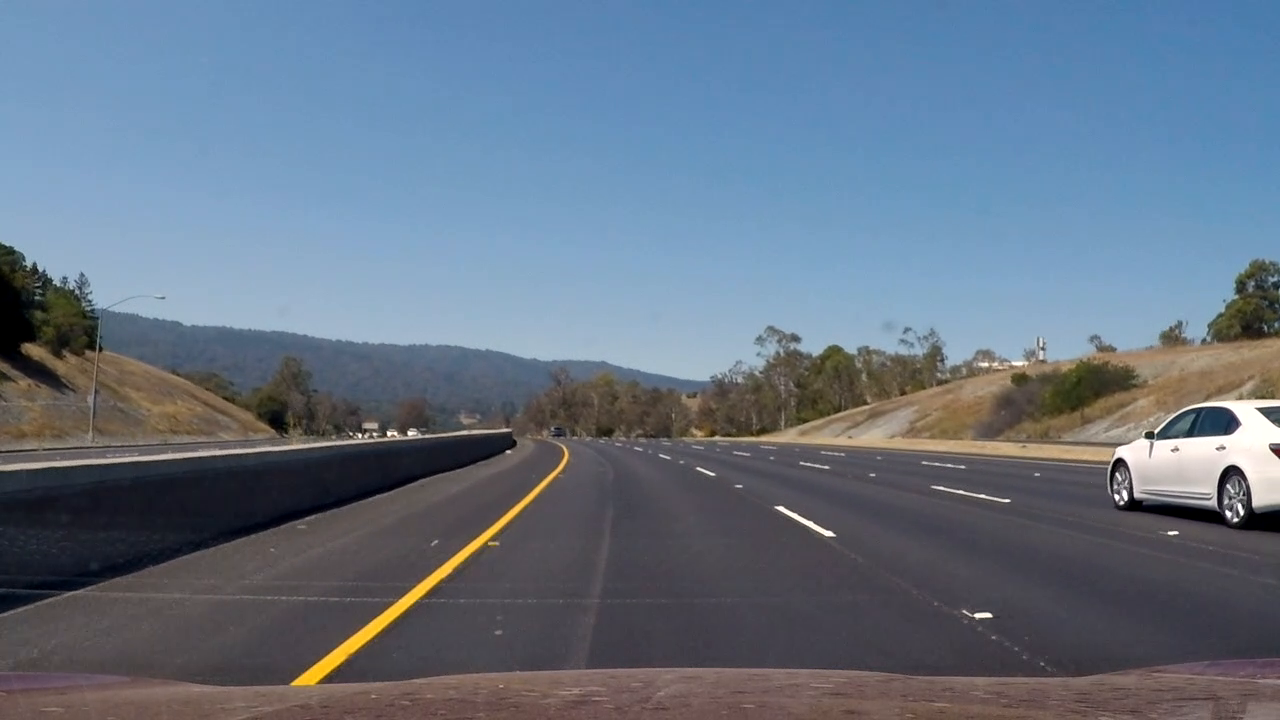
#> input picture frame 18 of input_videos/vid_trimmed.mp4, 1280 x 720 px, given in place of test2.mp4, which was not available
$ python lanes.py
#> lines starting #> are read from the running program, lines starting #| are printed output that depends on the picture; after the words box and inside, x2 and y2 are one past the last pixel; in counts of white or black regions, pixels touching at a corner belong together; pictures that were not available may be replaced by others from this repository, and a replacement may not be noted
#> further down, frame is the input picture: shape (720, 1280, 3); mean B, G, R 132.5, 115.6, 101.3
import cv2
import numpy as np
import matplotlib.pyplot as plt

def make_points(image, line):
    slope, intercept = line
    y1 = int(image.shape[0])# bottom of the image
    y2 = int(y1*3/5)         # slightly lower than the middle
    x1 = int((y1 - intercept)/slope)
    x2 = int((y2 - intercept)/slope)
    return [[x1, y1, x2, y2]]

def average_slope_intercept(image, lines):
    left_fit    = []
    right_fit   = []
    if lines is None:
        return None
    for line in lines:
        for x1, y1, x2, y2 in line:
            fit = np.polyfit((x1,x2), (y1,y2), 1)
            slope = fit[0]
            intercept = fit[1]
            if slope < 0: # y is reversed in image
                left_fit.append((slope, intercept))
            else:
                right_fit.append((slope, intercept))
    # add more weight to longer lines
    if len(left_fit) and len(right_fit):
        left_fit_average  = np.average(left_fit, axis=0)
        right_fit_average = np.average(right_fit, axis=0)
        left_line  = make_points(image, left_fit_average)
        right_line = make_points(image, right_fit_average)
        averaged_lines = [left_line, right_line]
        return averaged_lines

def canny(image):
    gray = cv2.cvtColor(image, cv2.COLOR_RGB2GRAY) # converting color image to grayscale
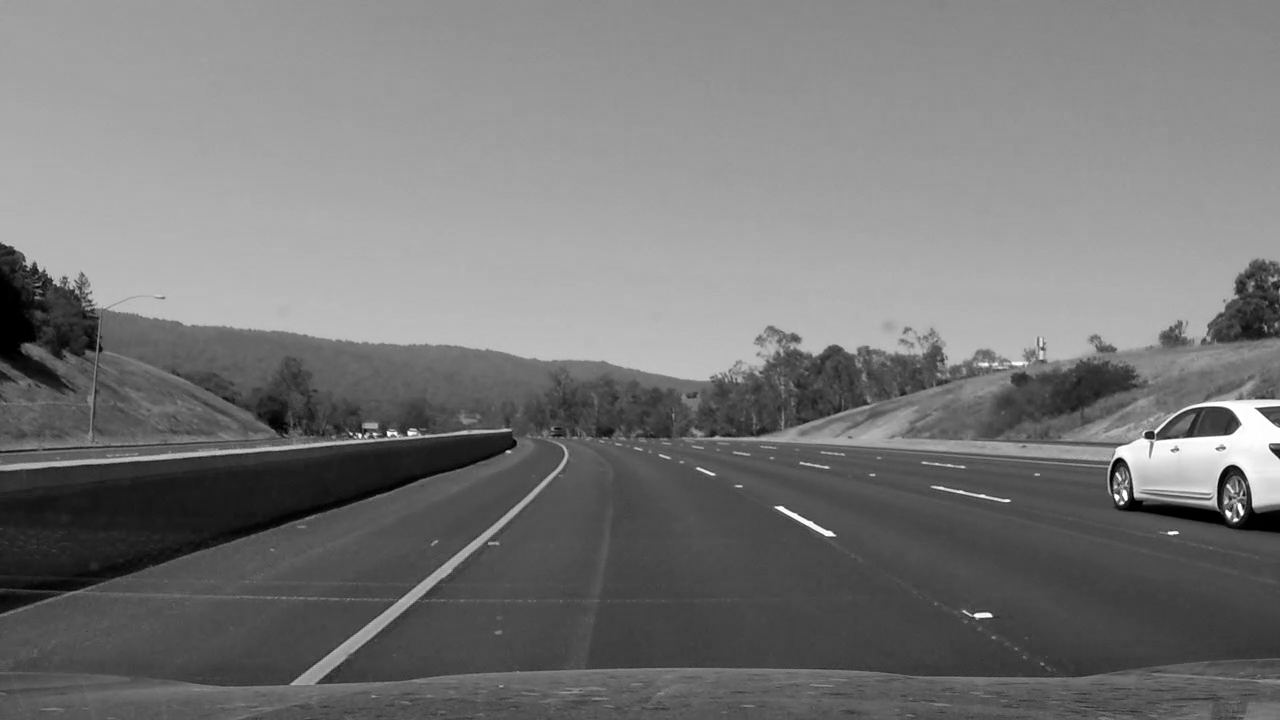
#> gray: shape (720, 1280); min 0, max 255, mean 119
    blur = cv2.GaussianBlur(gray, (5,5), 0) # Reducing noise and smoothen the image
    canny = cv2.Canny(blur, 50, 150) # to determine simple edge detection in our image
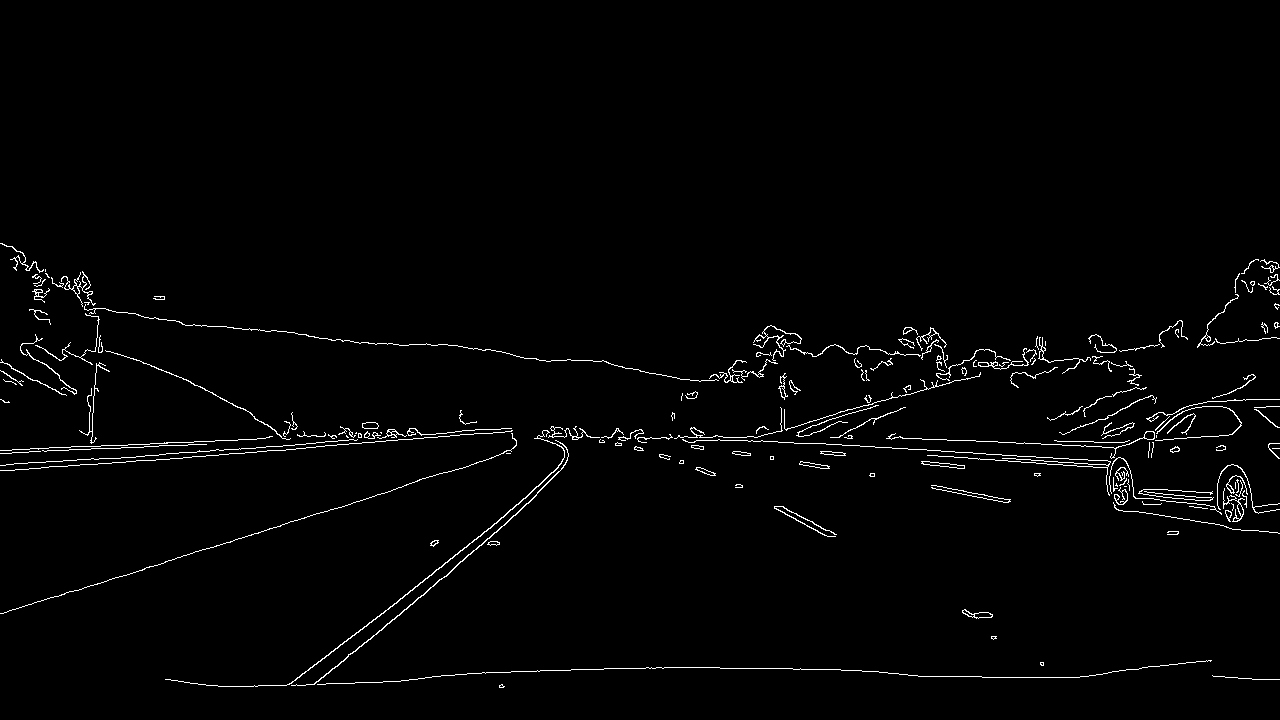
#> canny: shape (720, 1280); 1.7% white in thin lines or dots, all inside (x1, y1, x2, y2) = (0, 243, 1280, 688)
    return canny

# Hough transform: To identify the straight lines in the image hence line detection
# We need to identify the lines which best describes our marked regions
# In display_lines function, we are actually displaying these lines into our real image
def display_lines(image, lines):
    line_image = np.zeros_like(image)
    if lines is not None:
        for line in lines:
            for x1, y1, x2, y2 in line:
                cv2.line(line_image, (x1,y1), (x2, y2), (255, 0, 0), 10)
    return line_image

def region_of_interest(image): # idea behind this function is to show the specific parts of the image
    height = image.shape[0]
#> height = 720
    polygons = np.array([[(200, height), (1100, height), (550, 250)]], np.int32) # region on interest is enclosed in the form of triangle
#> polygons = [[200, 720], [1100, 720], [550, 250]]
    mask = np.zeros_like(image)
    cv2.fillPoly(mask, polygons, 255) # filling the mask with full brightness
#> mask: shape (720, 1280); 23% white; 1 white region, box (x1, y1, x2, y2) and area: (200, 250, 1100, 720) 211775
    masked_image = cv2.bitwise_and(image, mask) # using bitwise_and we are doing edge detection of our region of interest
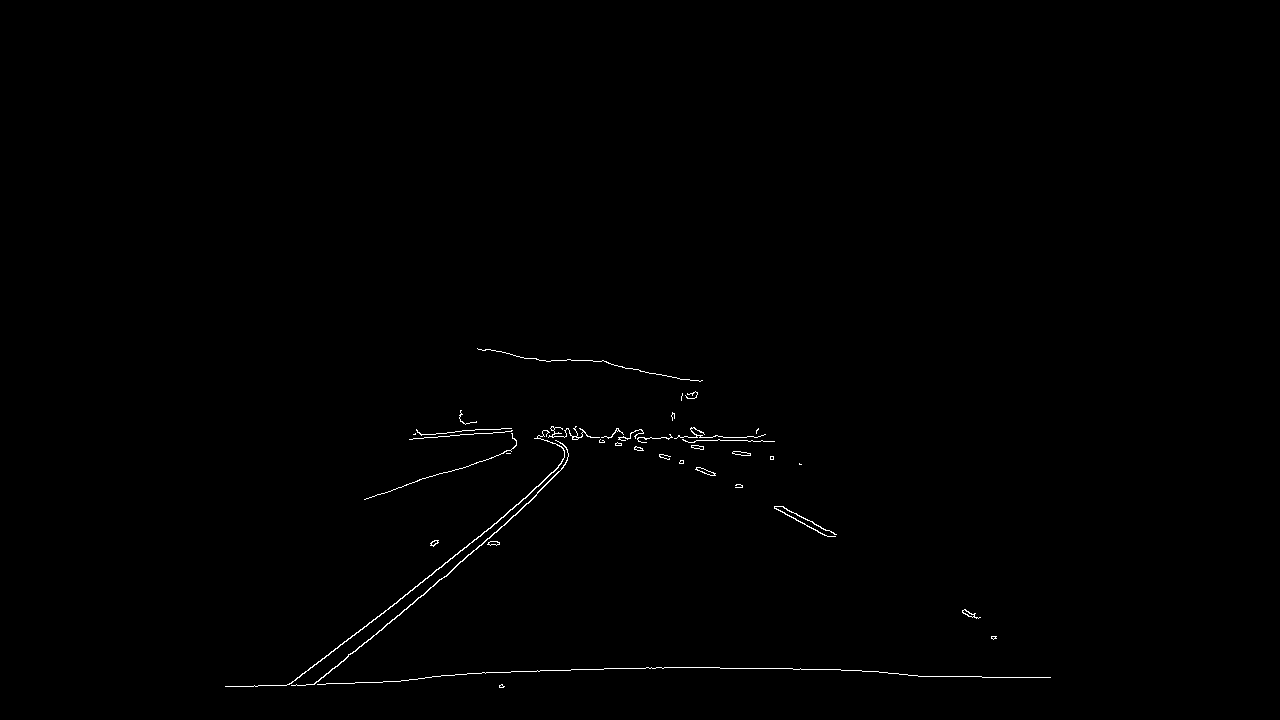
#> masked_image: shape (720, 1280); 0.4% white in thin lines or dots, all inside (x1, y1, x2, y2) = (225, 348, 1051, 688)
    return masked_image


# [12 lines of commented-out code are left out]
cap = cv2.VideoCapture("test2.mp4")
while(cap.isOpened()):
    ret, frame = cap.read()
    if ret == True:
        canny_image = canny(frame)
        cropped_canny = region_of_interest(canny_image)
        lines = cv2.HoughLinesP(cropped_canny, 2, np.pi/180, 100, np.array([]), minLineLength=40,maxLineGap=5)
#> lines = 17 rows, first 6: [318, 681, 505, 524], [400, 598, 504, 516], [306, 684, 400, 681], [604, 668, 655, 668], [661, 437, 712, 437], [286, 685, 412, 590]
        averaged_lines = average_slope_intercept(frame, lines)
#> the loop in average_slope_intercept, `for line in lines:` made 17 passes
#> line on passes 1 to 12: [[318, 681, 505, 524]], [[400, 598, 504, 516]], [[306, 684, 400, 681]], [[604, 668, 655, 668]], [[661, 437, 712, 437]], [[286, 685, 412, 590]], [[470, 673, 526, 671]], [[956, 676, 1012, 677]], [[537, 436, 611, 437]], [[646, 667, 719, 667]], [[731, 440, 774, 441]], [[835, 669, 878, 671]]
#> after the loop in average_slope_intercept, `for line in lines:`: left_fit = [(-0.84, 948), (-0.788, 913.4), (-0.0319, 693.8), (-9.8e-17, 437), (-0.754, 900.6), (-0.0357, 689.8), (-8.47e-17, 667), (-0.872, 962.5), (-0.0667, 465.5), (-0.315, 612.1), (-0.895, 966.3)]; right_fit = [(2.28e-15, 668), (0.0179, 658.9), (0.0135, 428.7), (0.0233, 423), (0.0465, 630.2), (0.56, 73.56)]
#> in average_slope_intercept, `left_fit_average  = np.average(left_fit, axis=0)`: left_fit_average = [-0.418, 750.5]
#> in average_slope_intercept, `right_fit_average = np.average(right_fit, axis=0)`: right_fit_average = [0.11, 480.4]
#> in make_points, `slope, intercept = line`: slope = -0.418; intercept = 750.5
#> in make_points, `x1 = int((y1 - intercept)/slope)`: x1 = 73
#> in make_points, `x2 = int((y2 - intercept)/slope)`: x2 = 762
#> in average_slope_intercept, `left_line  = make_points(image, left_fit_average)`: left_line = [[73, 720, 762, 432]]
#> in average_slope_intercept, `right_line = make_points(image, right_fit_average)`: right_line = [[2174, 720, -439, 432]]
#> in average_slope_intercept, `averaged_lines = [left_line, right_line]`: averaged_lines = [[[73, 720, 762, 432]], [[2174, 720, -439, 432]]]
#> averaged_lines = [[[73, 720, 762, 432]], [[2174, 720, -439, 432]]]
        line_image = display_lines(frame, averaged_lines)
#> the loop in display_lines, `for line in lines:` made 2 passes
        combo_image = cv2.addWeighted(frame, 0.8, line_image, 1, 1)
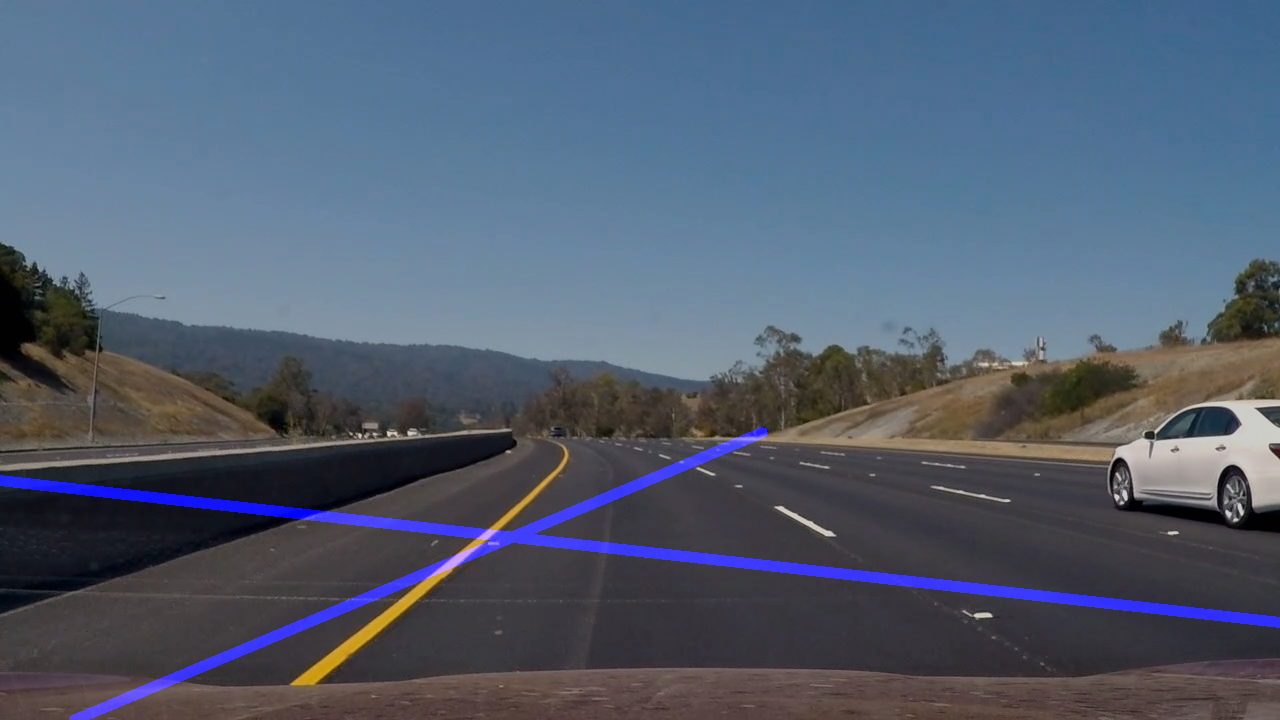
#> combo_image: shape (720, 1280, 3); mean B, G, R 111.7, 93.5, 82
        cv2.imshow("result", combo_image)
        if cv2.waitKey(1) & 0xFF == ord('q'):
#> (key q is pressed here)
            break
    else:
        break
cap.release()
cv2.destroyAllWindows()

$ run again, starting later in the video
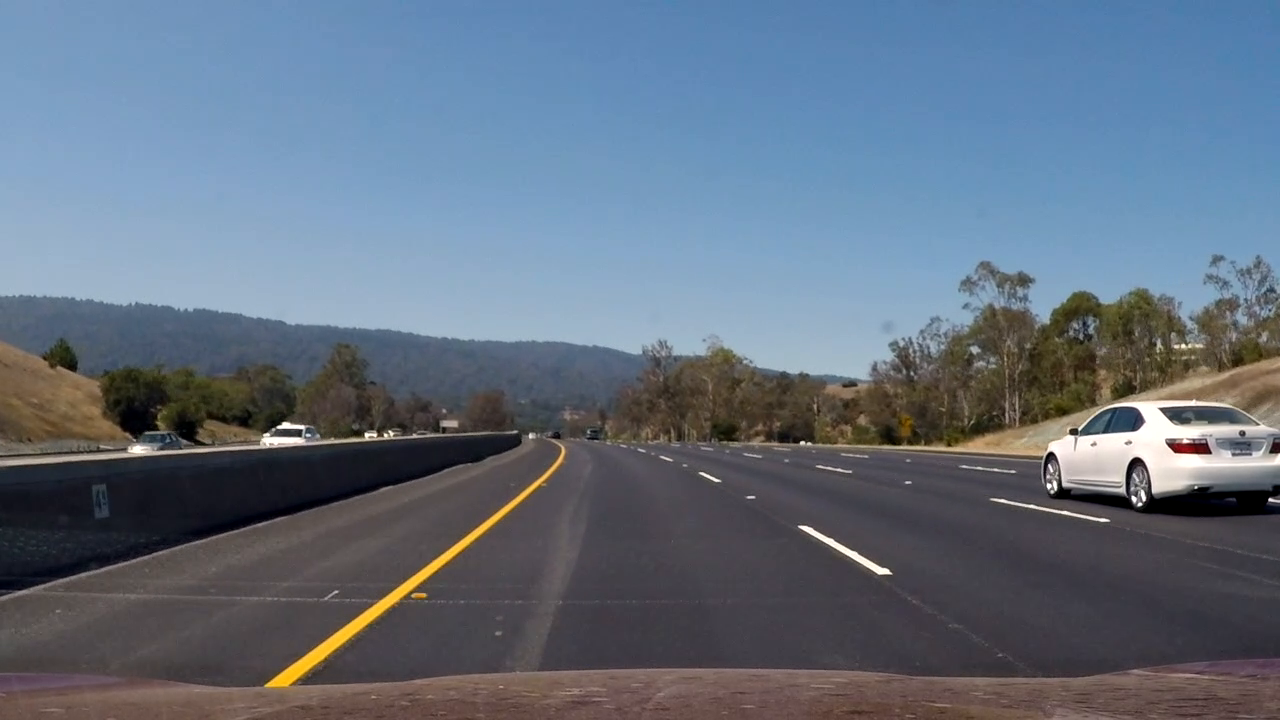
#> input picture frame 82 of input_videos/vid_trimmed.mp4, 1280 x 720 px, given in place of test2.mp4, which was not available
#> frame is the input picture: shape (720, 1280, 3); mean B, G, R 127.3, 111.6, 98.8
#> in canny, `canny = cv2.Canny(blur, 50, 150)`:
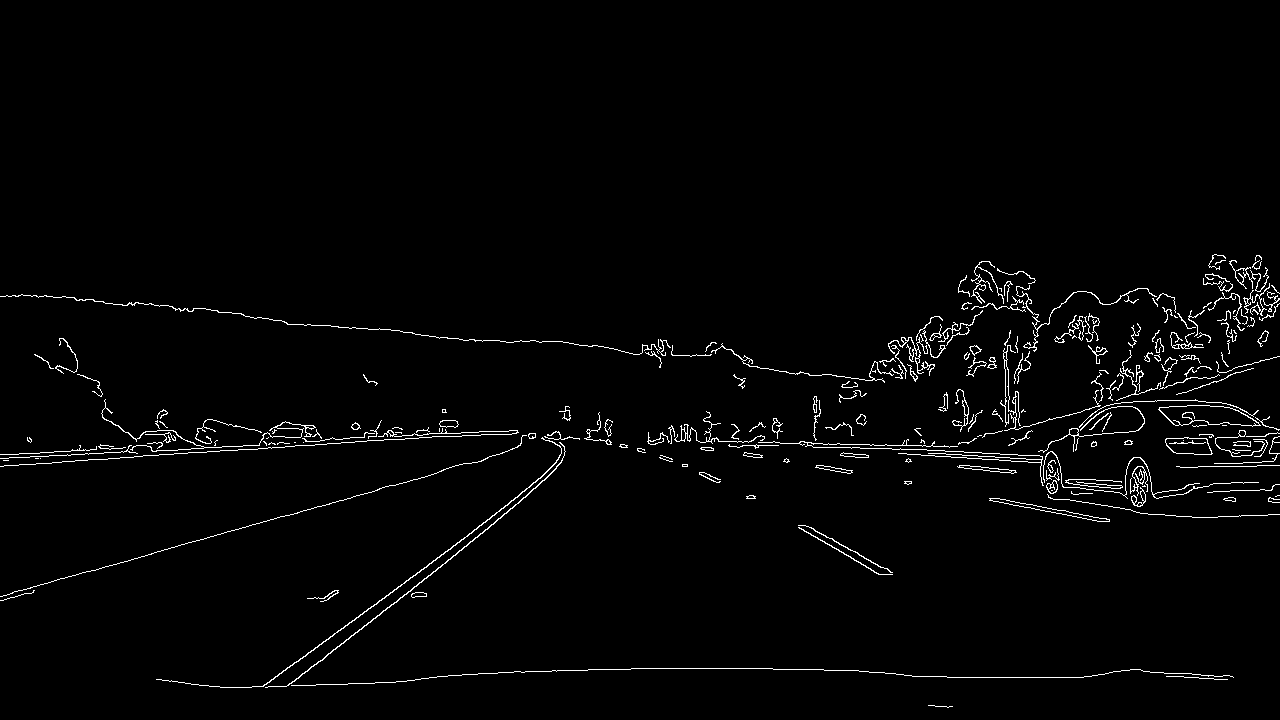
#> canny: shape (720, 1280); 1.9% white in thin lines or dots, all inside (x1, y1, x2, y2) = (0, 254, 1280, 708)
#> mask: shape (720, 1280); 23% white; 1 white region, box (x1, y1, x2, y2) and area: (200, 250, 1100, 720) 211775
#> masked_image: shape (720, 1280); 0.45% white in thin lines or dots, all inside (x1, y1, x2, y2) = (224, 340, 1051, 708)
#> lines = 14 rows, first 6: [343, 628, 518, 496], [588, 669, 690, 668], [370, 622, 528, 494], [706, 441, 751, 441], [744, 668, 800, 669], [448, 675, 494, 673]
#> the loop in average_slope_intercept, `for line in lines:` made 14 passes
#> after the loop in average_slope_intercept, `for line in lines:`: left_fit = [(-0.754, 886.7), (-0.0098, 674.8), (-0.81, 921.7), (-0.0435, 694.5), (-0.746, 881.9), (-0.826, 926), (-0.0172, 689.4), (-0.289, 598.5)]; right_fit = [(9.33e-16, 441), (0.0179, 654.7), (1.94e-16, 677), (0.538, 91.69), (0.592, 53.54), (0.0682, 612.4)]
#> left_fit_average = [-0.437, 784.2]
#> right_fit_average = [0.203, 421.7]
#> slope = -0.437; intercept = 784.2
#> x1 = 146
#> x2 = 806
#> left_line = [[146, 720, 806, 432]]
#> right_line = [[1470, 720, 50, 432]]
#> in average_slope_intercept, `averaged_lines = [left_line, right_line]`: averaged_lines = [[[146, 720, 806, 432]], [[1470, 720, 50, 432]]]
#> the loop in display_lines, `for line in lines:` made 2 passes
#> `combo_image = cv2.addWeighted(frame, 0.8, line_image, 1, 1)`:
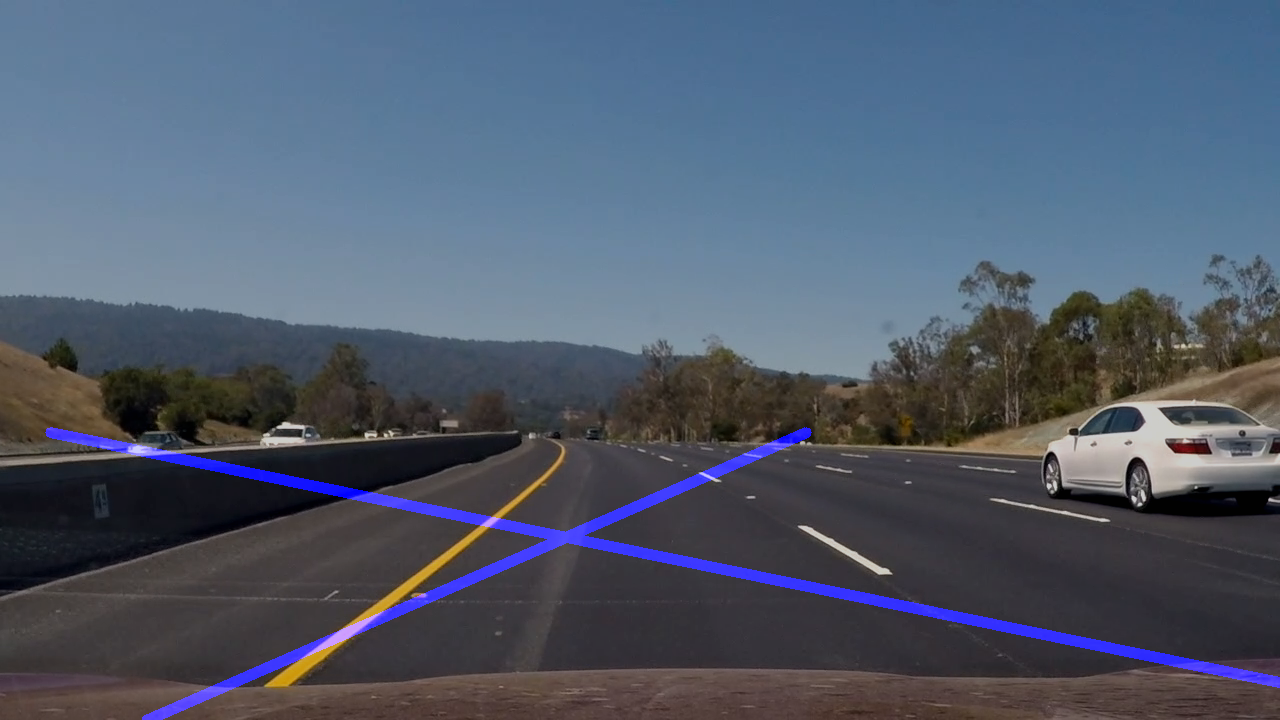
#> combo_image: shape (720, 1280, 3); mean B, G, R 107.5, 90.3, 80
